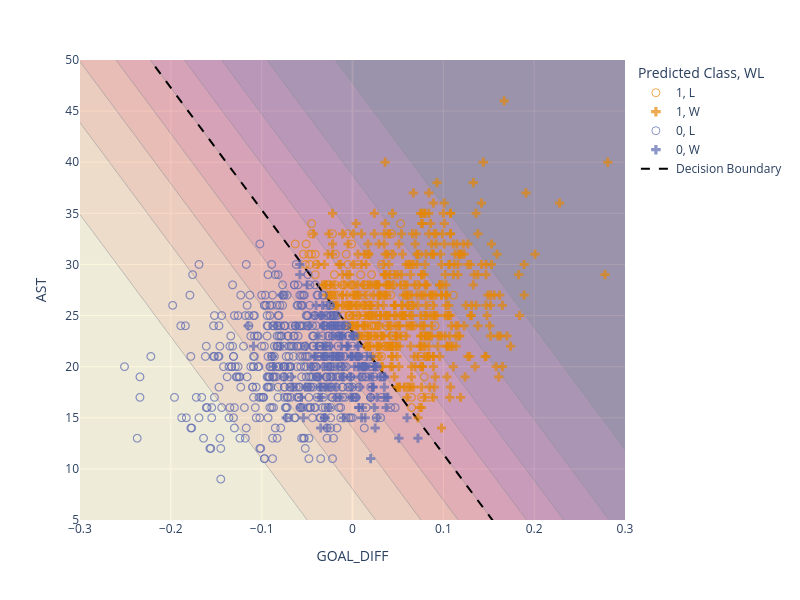

Notebook code for this chart:
### Markdown cell above
Adding the probabilities to the plot, with lighter shades corresponding to estimated probabilities closer to 0:

### Code cell
goal_diff, ast = np.meshgrid(np.linspace(-0.3, 0.3, 50), np.linspace(5, 50, 50))
pred_grid = pl.DataFrame({"GOAL_DIFF": np.ravel(goal_diff), "AST": np.ravel(ast)})
pred_grid = pred_grid.with_columns(
    pl.Series("Probability", two_feature_model.predict_proba(pred_grid)[:, 1])
)
# fig = go.Figure()
fig.add_contour(x=pred_grid['GOAL_DIFF'], y=pred_grid['AST'], z=pred_grid['Probability'],
                showscale=False, opacity=0.4, colorscale="Matter")

### Figure 1 — Plotly figure (JSON) as saved in the notebook; plotly's stock layout.template omitted (floating-point values rounded to 4 significant figures; data arrays with more than 128 entries replaced by an {"elided": "..."} marker saying what was removed)
{"data": [{"customdata": {"elided": "130x2 str values"}, "hovertemplate": "Predicted Class=1<br>WL=L<br>GOAL_DIFF=%{x}<br>AST=%{y}<br>TEAM_NAME=%{customdata[0]}<br>TEAM_NAME_OPP=%{customdata[1]}<extra></extra>", "legendgroup": "1, L", "marker": {"color": "rgb(229, 134, 6)", "opacity": 0.7, "size": 8, "symbol": "circle-open"}, "mode": "markers", "name": "1, L", "showlegend": true, "type": "scattergl", "x": {"elided": "130 float values"}, "xaxis": "x", "y": {"elided": "130 int values"}, "yaxis": "y"}, {"customdata": {"elided": "459x2 str values"}, "hovertemplate": "Predicted Class=1<br>WL=W<br>GOAL_DIFF=%{x}<br>AST=%{y}<br>TEAM_NAME=%{customdata[0]}<br>TEAM_NAME_OPP=%{customdata[1]}<extra></extra>", "legendgroup": "1, W", "marker": {"color": "rgb(229, 134, 6)", "opacity": 0.7, "size": 8, "symbol": "cross"}, "mode": "markers", "name": "1, W", "showlegend": true, "type": "scattergl", "x": {"elided": "459 float values"}, "xaxis": "x", "y": {"elided": "459 int values"}, "yaxis": "y"}, {"customdata": {"elided": "495x2 str values"}, "hovertemplate": "Predicted Class=0<br>WL=L<br>GOAL_DIFF=%{x}<br>AST=%{y}<br>TEAM_NAME=%{customdata[0]}<br>TEAM_NAME_OPP=%{customdata[1]}<extra></extra>", "legendgroup": "0, L", "marker": {"color": "rgb(93, 105, 177)", "opacity": 0.7, "size": 8, "symbol": "circle-open"}, "mode": "markers", "name": "0, L", "showlegend": true, "type": "scattergl", "x": {"elided": "495 float values"}, "xaxis": "x", "y": {"elided": "495 int values"}, "yaxis": "y"}, {"customdata": {"elided": "146x2 str values"}, "hovertemplate": "Predicted Class=0<br>WL=W<br>GOAL_DIFF=%{x}<br>AST=%{y}<br>TEAM_NAME=%{customdata[0]}<br>TEAM_NAME_OPP=%{customdata[1]}<extra></extra>", "legendgroup": "0, W", "marker": {"color": "rgb(93, 105, 177)", "opacity": 0.7, "size": 8, "symbol": "cross"}, "mode": "markers", "name": "0, W", "showlegend": true, "type": "scattergl", "x": {"elided": "146 float values"}, "xaxis": "x", "y": {"elided": "146 int values"}, "yaxis": "y"}, {"line": {"color": "black", "dash": "dash"}, "mode": "lines", "name": "Decision Boundary", "type": "scatter", "x": [-0.3, -0.2939, -0.2879, -0.2818, -0.2758, -0.2697, -0.2636, -0.2576, -0.2515, -0.2455, -0.2394, -0.2333, -0.2273, -0.2212, -0.2152, -0.2091, -0.203, -0.197, -0.1909, -0.1848, -0.1788, -0.1727, -0.1667, -0.1606, -0.1545, -0.1485, -0.1424, -0.1364, -0.1303, -0.1242, -0.1182, -0.1121, -0.1061, -0.1, -0.09394, -0.08788, -0.08182, -0.07576, -0.0697, -0.06364, -0.05758, -0.05152, -0.04545, -0.03939, -0.03333, -0.02727, -0.02121, -0.01515, -0.009091, -0.00303, 0.00303, 0.009091, 0.01515, 0.02121, 0.02727, 0.03333, 0.03939, 0.04545, 0.05152, 0.05758, 0.06364, 0.0697, 0.07576, 0.08182, 0.08788, 0.09394, 0.1, 0.1061, 0.1121, 0.1182, 0.1242, 0.1303, 0.1364, 0.1424, 0.1485, 0.1545, 0.1606, 0.1667, 0.1727, 0.1788, 0.1848, 0.1909, 0.197, 0.203, 0.2091, 0.2152, 0.2212, 0.2273, 0.2333, 0.2394, 0.2455, 0.2515, 0.2576, 0.2636, 0.2697, 0.2758, 0.2818, 0.2879, 0.2939, 0.3], "y": [59.23, 58.51, 57.79, 57.06, 56.34, 55.61, 54.89, 54.17, 53.44, 52.72, 51.99, 51.27, 50.55, 49.82, 49.1, 48.37, 47.65, 46.93, 46.2, 45.48, 44.75, 44.03, 43.31, 42.58, 41.86, 41.13, 40.41, 39.68, 38.96, 38.24, 37.51, 36.79, 36.06, 35.34, 34.62, 33.89, 33.17, 32.44, 31.72, 31.0, 30.27, 29.55, 28.82, 28.1, 27.38, 26.65, 25.93, 25.2, 24.48, 23.76, 23.03, 22.31, 21.58, 20.86, 20.13, 19.41, 18.69, 17.96, 17.24, 16.51, 15.79, 15.07, 14.34, 13.62, 12.89, 12.17, 11.45, 10.72, 9.998, 9.274, 8.55, 7.826, 7.102, 6.378, 5.654, 4.929, 4.205, 3.481, 2.757, 2.033, 1.309, 0.585, -0.1391, -0.8631, -1.587, -2.311, -3.035, -3.759, -4.483, -5.208, -5.932, -6.656, -7.38, -8.104, -8.828, -9.552, -10.28, -11.0, -11.72, -12.45]}, {"colorscale": [[0.0, "rgb(253, 237, 176)"], [0.09091, "rgb(250, 205, 145)"], [0.1818, "rgb(246, 173, 119)"], [0.2727, "rgb(240, 142, 98)"], [0.3636, "rgb(231, 109, 84)"], [0.4545, "rgb(216, 80, 83)"], [0.5455, "rgb(195, 56, 90)"], [0.6364, "rgb(168, 40, 96)"], [0.7273, "rgb(138, 29, 99)"], [0.8182, "rgb(107, 24, 93)"], [0.9091, "rgb(76, 21, 80)"], [1.0, "rgb(47, 15, 61)"]], "opacity": 0.4, "showscale": false, "type": "contour", "x": {"elided": "2500 float values"}, "y": {"elided": "2500 float values"}, "z": {"elided": "2500 float values"}}], "layout": {"height": 600, "legend": {"title": {"text": "Predicted Class, WL"}, "tracegroupgap": 0}, "margin": {"t": 60}, "width": 800, "xaxis": {"anchor": "y", "domain": [0.0, 1.0], "range": [-0.3, 0.3], "title": {"text": "GOAL_DIFF"}}, "yaxis": {"anchor": "x", "domain": [0.0, 1.0], "range": [5, 50], "title": {"text": "AST"}}}}
